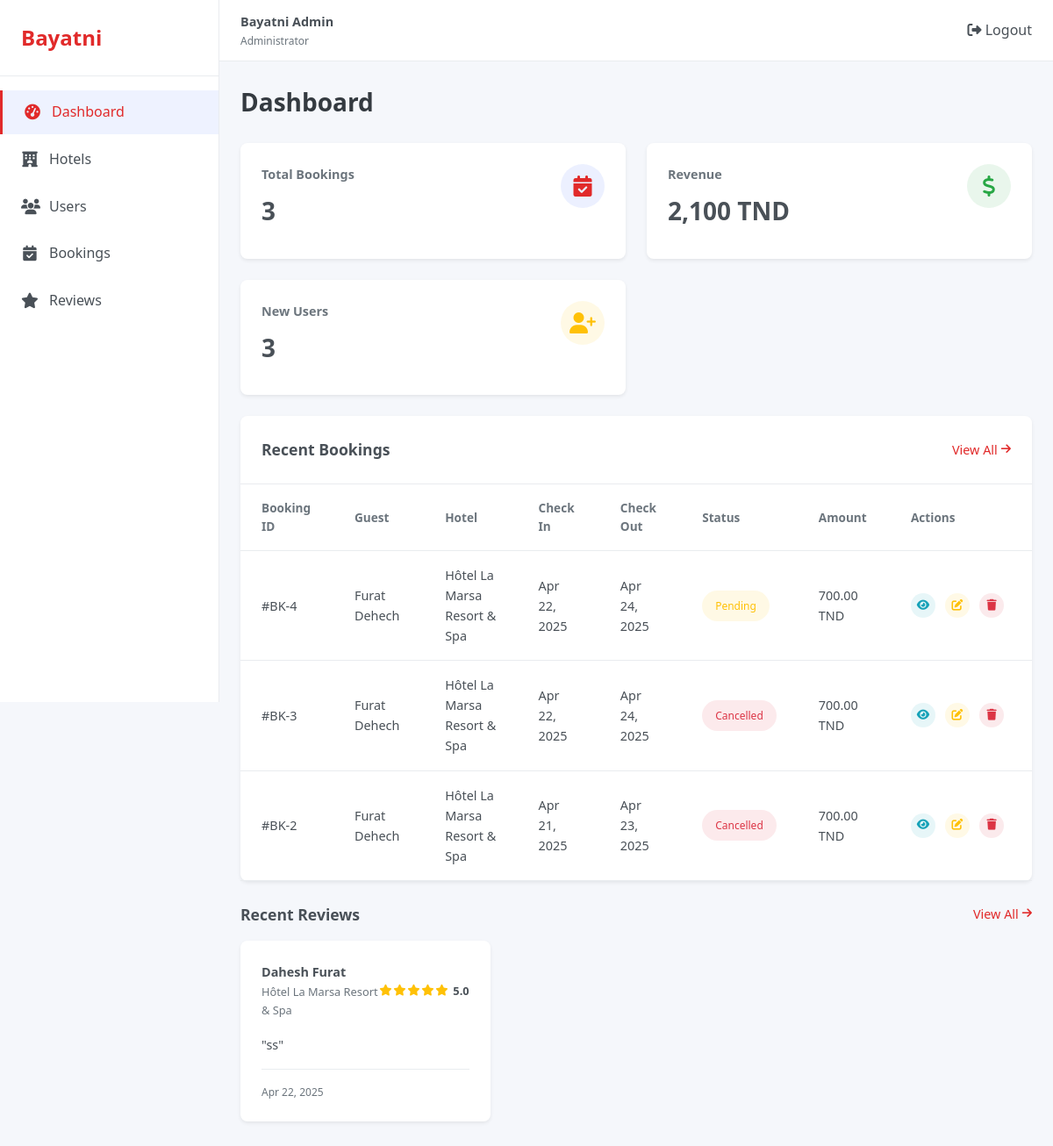
/admin/index.php (signed in), run on an earlier commit of the app's database.
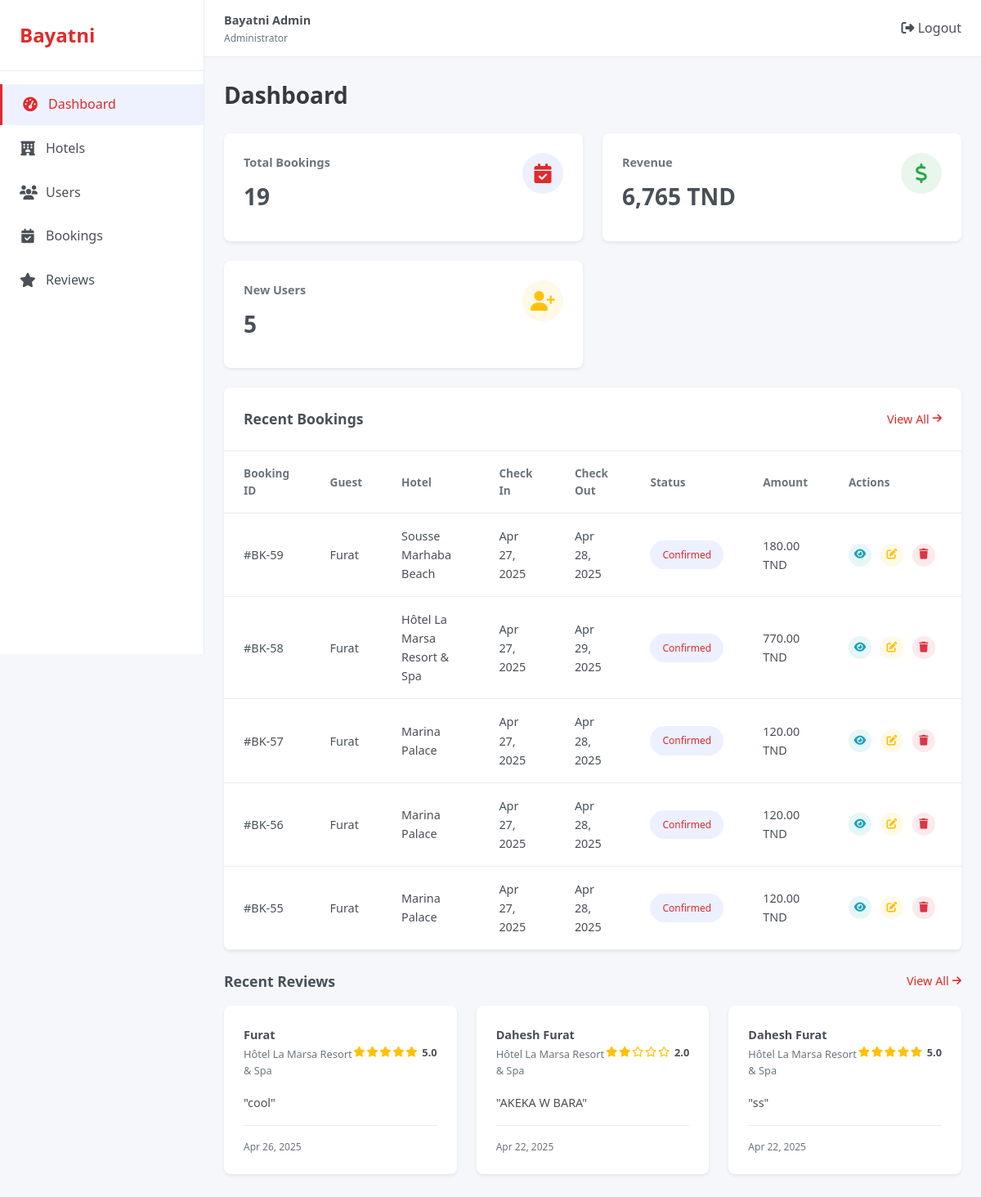
And on a later commit of the database.
### tables this page shows
CREATE TABLE `bookings` (
  `id` int(11) NOT NULL,
  `user_id` int(11) NOT NULL,
  `hotel_id` int(11) NOT NULL,
  `check_in` date NOT NULL,
  `check_out` date NOT NULL,
  `guests` int(2) NOT NULL,
  `room_type` varchar(30) NOT NULL,
  `total_price` decimal(10,2) NOT NULL,
  `booking_date` timestamp NOT NULL DEFAULT current_timestamp(),
  `status` enum('confirmed','pending','cancelled','completed','no_show') NOT NULL DEFAULT 'confirmed',
  `completed_at` timestamp NULL DEFAULT NULL
);

CREATE TABLE `users` (
  `id` int(11) NOT NULL,
  `firstname` varchar(30) NOT NULL,
  `lastname` varchar(30) NOT NULL,
  `fullname` varchar(100) NOT NULL,
  `birthday` date NOT NULL,
  `email` varchar(100) NOT NULL,
  `status` enum('active','suspended') NOT NULL,
  `password` varchar(255) NOT NULL,
  `card_number` varchar(16) NOT NULL,
  `card_name` varchar(100) NOT NULL,
  `card_expire` varchar(5) NOT NULL,
  `card_cvc` varchar(4) NOT NULL,
  `created_at` timestamp NOT NULL DEFAULT current_timestamp(),
  `reset_token` varchar(64) NOT NULL,
  `token_expire` datetime NOT NULL
);

CREATE TABLE `hotels` (
  `id` int(11) NOT NULL,
  `title` varchar(100) NOT NULL,
  `location` varchar(100) NOT NULL,
  `price` decimal(10,2) NOT NULL,
  `rating` int(1) NOT NULL,
  `reviews_count` int(11) NOT NULL DEFAULT 0,
  `region` enum('tunis','hammamet','sousse','djerba','tabarka') NOT NULL,
  `image_url` varchar(255) NOT NULL,
  `features` varchar(255) DEFAULT NULL,
  `created_at` timestamp NOT NULL DEFAULT current_timestamp()
);

CREATE TABLE `reviews` (
  `id` int(11) NOT NULL,
  `user_id` int(11) NOT NULL,
  `hotel_id` int(11) NOT NULL,
  `booking_id` int(11) DEFAULT NULL,
  `rating` int(1) NOT NULL,
  `comment` text DEFAULT NULL,
  `review_date` timestamp NOT NULL DEFAULT current_timestamp()
);

### admin/index.php (the view, shortened to what this page needs)
<?php
require_once __DIR__ .'/config/config.php';
$stats = [
    'total_bookings' => 0,
    'revenue' => 0,
    'new_users' => 0,
    'occupancy_rate' => 0
];
$bookingQuery = "SELECT COUNT(*) as total FROM bookings";
$result = $conn->query($bookingQuery);
if ($result && $row = $result->fetch_assoc()) {
    $stats['total_bookings'] = $row['total'];
}
$revenueQuery = "SELECT SUM(total_price) as total FROM bookings";
$result = $conn->query($revenueQuery);
if ($result && $row = $result->fetch_assoc()) {
    $stats['revenue'] = $row['total'] ?? 0;
}
$usersQuery = "SELECT COUNT(*) as total FROM users WHERE created_at >= DATE_SUB(NOW(), INTERVAL 7 DAY)";
$result = $conn->query($usersQuery);
if ($result && $row = $result->fetch_assoc()) {
    $stats['new_users'] = $row['total'];
}
$stats['occupancy_rate'] = 78;
$recentBookingsQuery = "
    SELECT b.id, b.check_in, b.check_out, b.total_price, b.status,
           u.fullname as guest_name, h.title as hotel_name
    FROM bookings b
    JOIN users u ON b.user_id = u.id
    JOIN hotels h ON b.hotel_id = h.id
    ORDER BY b.booking_date DESC
    LIMIT 5
";
$recentBookings = [];
$result = $conn->query($recentBookingsQuery);
if ($result) {
    while ($row = $result->fetch_assoc()) {
        $recentBookings[] = $row;
    }
}
$recentReviewsQuery = "
    SELECT r.id, r.rating, r.comment, r.review_date,
           u.fullname as reviewer_name, h.title as hotel_name
    FROM reviews r
    JOIN users u ON r.user_id = u.id
    JOIN hotels h ON r.hotel_id = h.id
    ORDER BY r.review_date DESC
    LIMIT 3
";
$recentReviews = [];
$result = $conn->query($recentReviewsQuery);
if ($result) {
    while ($row = $result->fetch_assoc()) {
        $recentReviews[] = $row;
    }
}
?>
<!DOCTYPE html>
<html lang="en">
<head>
    <link rel="stylesheet" href="public/css/styles.css">
    <link rel="stylesheet" href="https://cdnjs.cloudflare.com/ajax/libs/font-awesome/6.4.0/css/all.min.css">
</head>
<body>
    <div class="dashboard">
        <?php include __DIR__ .'/includes/sidebar.php'; ?>
        <main class="main-content">
            <?php include __DIR__ .'/includes/header.php'; ?>
            <div class="dashboard-content" id="dashboard">
                <div class="page-header">
                    <h1>Dashboard</h1>
                </div>
                <div class="stats-cards">
                    <div class="stat-card">
                        <div class="stat-card-content">
                            <h3>Total Bookings</h3>
                            <h2><?php echo number_format($stats['total_bookings']); ?></h2>
                        </div>
                        <div class="stat-card-icon bookings">
                            <i class="fas fa-calendar-check"></i>
                        </div>
                    </div>
                    <div class="stat-card">
                        <div class="stat-card-content">
                            <h3>Revenue</h3>
                            <h2><?php echo number_format($stats['revenue']); ?> TND</h2>
                        </div>
                        <div class="stat-card-icon revenue">
                            <i class="fas fa-dollar-sign"></i>
                        </div>
                    </div>
                    <div class="stat-card">
                        <div class="stat-card-content">
                            <h3>New Users</h3>
                            <h2><?php echo number_format($stats['new_users']); ?></h2>
                        </div>
                        <div class="stat-card-icon users">
                            <i class="fas fa-user-plus"></i>
                        </div>
                    </div>
                </div>
                <div class="table-card">
                    <div class="table-header">
                        <h3>Recent Bookings</h3>
                        <a href="/development/admin/app/controllers/bookings/bookings.php" class="view-all">View All <i class="fas fa-arrow-right"></i></a>
                    </div>
                    <div class="table-responsive">
                        <table class="data-table">
                            <thead>
                                <tr>
                                    <th>Booking ID</th>
                                    <th>Guest</th>
                                    <th>Hotel</th>
                                    <th>Check In</th>
                                    <th>Check Out</th>
                                    <th>Status</th>
                                    <th>Amount</th>
                                    <th>Actions</th>
                                </tr>
                            </thead>
                            <tbody>
                                <?php foreach ($recentBookings as $booking): ?>
                                <tr>
                                    <td>#BK-<?php echo $booking['id']; ?></td>
                                    <td>
                                        <div class="user-info-cell">
                                            <span><?php echo htmlspecialchars($booking['guest_name']); ?></span>
                                        </div>
                                    </td>
                                    <td><?php echo htmlspecialchars($booking['hotel_name']); ?></td>
                                    <td><?php echo date('M d, Y', strtotime($booking['check_in'])); ?></td>
                                    <td><?php echo date('M d, Y', strtotime($booking['check_out'])); ?></td>
                                    <td><span class="status-badge <?php echo strtolower($booking['status']); ?>"><?php echo ucfirst($booking['status']); ?></span></td>
                                    <td><?php echo number_format($booking['total_price'], 2); ?> TND</td>
                                    <td>
                                        <div class="action-buttons">
                                            <a href="/development/admin/app/controllers/bookings/booking_view.php?id=<?php echo $booking['id']; ?>" class="action-btn view-btn"><i class="fas fa-eye"></i></a>
                                            <a href="/development/admin/app/controllers//bookings/booking_edit.php?id=<?php echo $booking['id']; ?>" class="action-btn edit-btn"><i class="fas fa-edit"></i></a>
                                            <a href="/development/admin/app/controllers/bookings/bookings.php?action=delete&id=<?php echo $booking['id']; ?>" class="action-btn delete-btn" onclick="return confirm('Are you sure you want to delete this booking?');"><i class="fas fa-trash"></i></a>
                                        </div>
                                    </td>
                                </tr>
                                <?php endforeach; ?>
                            </tbody>
                        </table>
                    </div>
                </div>
                <div class="recent-reviews">
                    <div class="section-header">
                        <h3>Recent Reviews</h3>
                        <a href="/development/admin/app/controllers/reviews/reviews.php" class="view-all">View All <i class="fas fa-arrow-right"></i></a>
                    </div>
                    <div class="reviews-container">
                        <?php foreach ($recentReviews as $review): ?>
                        <div class="review-card">
                            <div class="review-header">
                                <div class="reviewer-info">
                                    <div>
                                        <h4><?php echo htmlspecialchars($review['reviewer_name']); ?></h4>
                                        <p><?php echo htmlspecialchars($review['hotel_name']); ?></p>
                                    </div>
                                </div>
                                <div class="review-rating">
                                    <?php for ($i = 1; $i <= 5; $i++): ?>
                                        <?php if ($i <= $review['rating']): ?>
                                            <i class="fas fa-star"></i>
                                        <?php elseif ($i - 0.5 <= $review['rating']): ?>
                                            <i class="fas fa-star-half-alt"></i>
                                        <?php else: ?>
                                            <i class="far fa-star"></i>
                                        <?php endif; ?>
                                    <?php endfor; ?>
                                    <span><?php echo number_format($review['rating'], 1); ?></span>
                                </div>
                            </div>
                            <div class="review-content">
                                <p>"<?php echo htmlspecialchars($review['comment']); ?>"</p>
                            </div>
                            <div class="review-footer">
                                <span class="review-date"><?php echo date('M d, Y', strtotime($review['review_date'])); ?></span>
                            </div>
                        </div>
                        <?php endforeach; ?>
                    </div>
                </div>
            </div>
        </main>
    </div>
</body>
</html>

### admin/includes/sidebar.php
<aside class="sidebar">
    <div class="sidebar-header">
        <h2>Bayatni</h2>
    </div>
    <nav class="sidebar-nav">
        <ul>
            <li <?php echo basename($_SERVER['SCRIPT_NAME']) == 'index.php' ? 'class="active"' : ''; ?>>
                <a href="/development/admin/index.php"><i class="fas fa-tachometer-alt"></i> Dashboard</a>
            </li>
            <li <?php echo basename($_SERVER['SCRIPT_NAME']) == 'hotels.php' ? 'class="active"' : ''; ?>>
                <a href="/development/admin/app/controllers/hotels/hotels.php"><i class="fas fa-hotel"></i> Hotels</a>
            </li>
            <li <?php echo basename($_SERVER['SCRIPT_NAME']) == 'users.php' ? 'class="active"' : ''; ?>>
                <a href="/development/admin/app/controllers/users/users.php"><i class="fas fa-users"></i> Users</a>
            </li>
            <li <?php echo basename($_SERVER['SCRIPT_NAME']) == 'bookings.php' ? 'class="active"' : ''; ?>>
                <a href="/development/admin/app/controllers/bookings/bookings.php"><i class="fas fa-calendar-check"></i> Bookings</a>
            </li>
            <li <?php echo basename($_SERVER['SCRIPT_NAME']) == 'reviews.php' ? 'class="active"' : ''; ?>>
                <a href="/development/admin/app/controllers/reviews/reviews.php"><i class="fas fa-star"></i> Reviews</a>
            </li>
        </ul>
    </nav>
</aside>

### admin/includes/header.php (shortened to what this page needs)
<header class="top-header">
    <div class="header-actions">
        <div class="user-profile">
            <div class="user-info">
                <h4>Bayatni Admin</h4>
                <p>Administrator</p>
            </div>
        </div>
    </div>
    <a href="/development/admin/app/auth/logout.php"><i class="fas fa-sign-out-alt"></i> Logout</a>
</header>

What changed in the data, as far as the page shows it:
removed bookings: id "4", user.fullname "Furat Dehech", hotel.title "Hôtel La Marsa Resort & Spa", check_in "Apr 22, 2025", check_out "Apr 24, 2025", status "Pending", total_price "700.00"
removed bookings: id "3", user.fullname "Furat Dehech", hotel.title "Hôtel La Marsa Resort & Spa", check_in "Apr 22, 2025", check_out "Apr 24, 2025", status "Cancelled", total_price "700.00"
removed bookings: id "2", user.fullname "Furat Dehech", hotel.title "Hôtel La Marsa Resort & Spa", check_in "Apr 21, 2025", check_out "Apr 23, 2025", status "Cancelled", total_price "700.00"
added bookings: id "59", user.fullname "Furat", hotel.title "Sousse Marhaba Beach", check_in "Apr 27, 2025", check_out "Apr 28, 2025", status "Confirmed", total_price "180.00"
added bookings: id "58", user.fullname "Furat", hotel.title "Hôtel La Marsa Resort & Spa", check_in "Apr 27, 2025", check_out "Apr 29, 2025", status "Confirmed", total_price "770.00"
added bookings: id "57", user.fullname "Furat", hotel.title "Marina Palace", check_in "Apr 27, 2025", check_out "Apr 28, 2025", status "Confirmed", total_price "120.00"
added bookings: id "56", user.fullname "Furat", hotel.title "Marina Palace", check_in "Apr 27, 2025", check_out "Apr 28, 2025", status "Confirmed", total_price "120.00"
added bookings: id "55", user.fullname "Furat", hotel.title "Marina Palace", check_in "Apr 27, 2025", check_out "Apr 28, 2025", status "Confirmed", total_price "120.00"
added reviews: user.fullname "Furat", hotel.title "Hôtel La Marsa Resort & Spa", rating "5.0", comment "cool", review_date "Apr 26, 2025"
added reviews: user.fullname "Dahesh Furat", hotel.title "Hôtel La Marsa Resort & Spa", rating "2.0", comment "AKEKA W BARA", review_date "Apr 22, 2025"
Also different on the page:
$stats['total_bookings']: "3" → "19"
$stats['revenue']: "2,100" → "6,765"
$stats['new_users']: "3" → "5"
